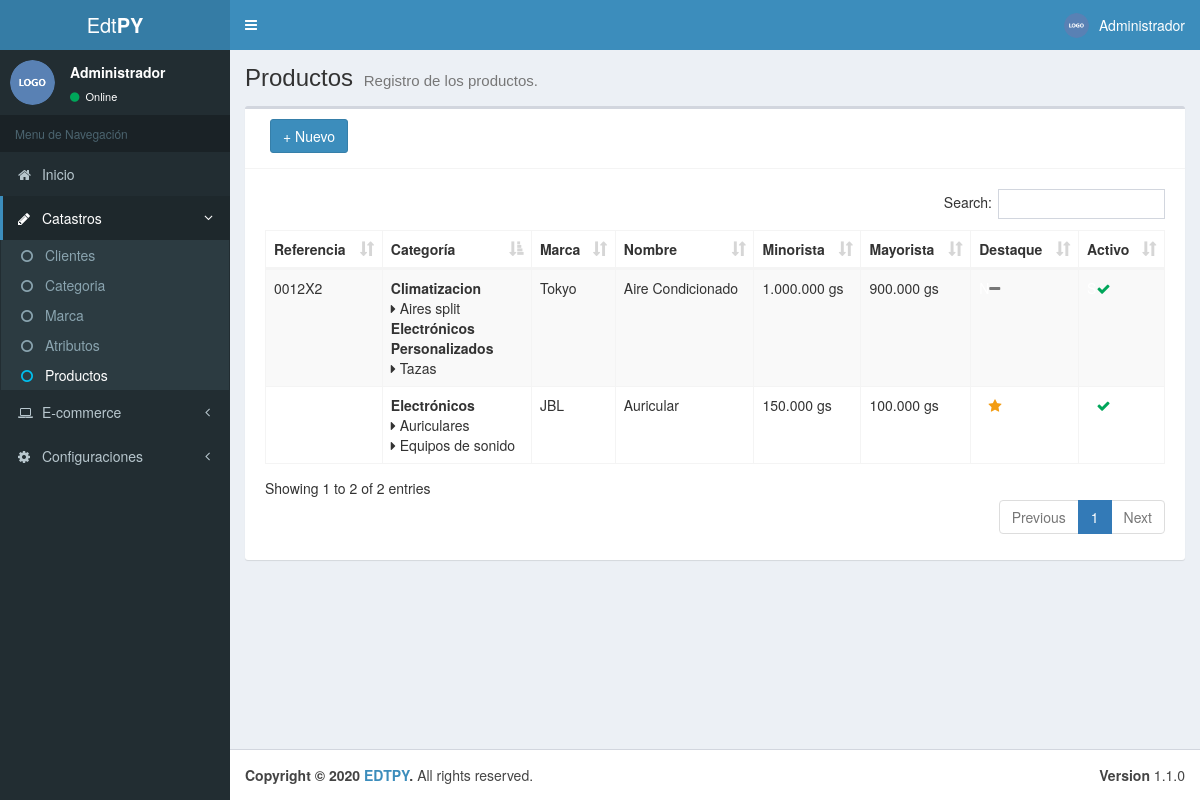
Page /admin/producto.php (signed in) on the committed database.
### tables this page shows
CREATE TABLE IF NOT EXISTS `tb_producto` (
  `id` int(20) NOT NULL AUTO_INCREMENT,
  `referencia` varchar(20) DEFAULT NULL,
  `nombre` varchar(80) NOT NULL,
  `descripcion` text NOT NULL,
  `valor_minorista` int(11) DEFAULT NULL,
  `valor_mayorista` int(11) DEFAULT NULL,
  `id_marca` int(11) NOT NULL,
  `destaque` tinyint(1) NOT NULL,
  `activo` tinyint(1) NOT NULL,
  PRIMARY KEY (`id`)
);

CREATE TABLE IF NOT EXISTS `tb_producto_categoria` (
  `id_producto` int(11) NOT NULL,
  `id_categoria` int(11) NOT NULL,
  PRIMARY KEY (`id_producto`,`id_categoria`)
);

CREATE TABLE IF NOT EXISTS `tb_categoria` (
  `id` int(11) NOT NULL AUTO_INCREMENT,
  `nombre` varchar(80) NOT NULL,
  `id_padre` int(11) DEFAULT NULL,
  `menu` tinyint(1) NOT NULL,
  `activo` tinyint(1) NOT NULL,
  PRIMARY KEY (`id`)
);

CREATE TABLE IF NOT EXISTS `tb_marca` (
  `id` int(11) NOT NULL AUTO_INCREMENT,
  `nombre` varchar(80) NOT NULL,
  `url` varchar(80) DEFAULT NULL,
  `activo` tinyint(1) NOT NULL,
  PRIMARY KEY (`id`)
);

### admin/mods/server/producto.php (called while the page is built, shortened)
<?php
	function getAllProductos () {
		$connection = conn();
		$sql = "SELECT tb_producto.*, tb_marca.nombre AS marca FROM tb_producto LEFT JOIN tb_marca ON tb_producto.id_marca = tb_marca.id ORDER BY id ASC";
		$query = $connection->prepare($sql);
		$query->execute();
		if ($query->rowCount() > 0) {
			$result= $query->fetchAll();
		} else {
			$result = null;
		}
		return $result;
	}
?>

### admin/mods/objs/producto.php (called while the page is built, shortened)
<?php
	include_once "mods/server/producto.php";
    include_once "mods/server/categoria.php";
	$productos = getAllProductos();
?>

### admin/mods/server/categoria.php (called while the page is built, shortened)
<?php
	function getProdCategorias ($producto) {
		$connection = conn();
		$sql = "SELECT * FROM tb_producto_categoria LEFT JOIN tb_categoria ON tb_producto_categoria.id_categoria = tb_categoria.id WHERE tb_categoria.id_padre IS NULL AND tb_producto_categoria.id_producto = '$producto' ORDER BY nombre ASC";
		$query = $connection->prepare($sql);
		$query->execute();
		if ($query->rowCount() > 0) {
			$result= $query->fetchAll();
		} else {
			$result = null;
		}
		return $result;
	}
	function getProdSubCategorias ($categoria, $producto) {
		$connection = conn();
		$sql = "SELECT * FROM tb_producto_categoria LEFT JOIN tb_categoria ON tb_producto_categoria.id_categoria = tb_categoria.id WHERE tb_categoria.id_padre = '$categoria' AND tb_producto_categoria.id_producto = '$producto' ORDER BY nombre ASC";
		$query = $connection->prepare($sql);
		$query->execute();
		if ($query->rowCount() > 0) {
			$result= $query->fetchAll();
		} else {
			$result = null;
		}
		return $result;
	}
?>

### admin/producto.php (the view, shortened to what this page needs)
<!DOCTYPE html>
<html>
<head>
	<?php include 'includes/head.php'; ?>
</head>
<body class="hold-transition skin-blue sidebar-mini">
	<div class="wrapper">
		<?php include 'includes/header.php'; ?>
		<?php include 'includes/aside.php'; ?>
		<?php include_once "mods/objs/producto.php";?>
		<div class="content-wrapper">
			<section class="content-header">
				<h1>
					Productos
					<small>Registro de los productos.</small>
				</h1>
			</section>
			<section class="content">
				<div class="box">
					<div class="box-header with-border">
						<div class="col-md-3 pull-left">
							<button id="btnAdd" type="button" class="btn btn-primary" data-toggle="modal" data-target="#AddModal" style="margin-bottom: 5px;">+ Nuevo</button>
						</div>
					</div>
					<div class="box-body">
						<div class="box-body table-responsive">
							<table class="table table-striped table-bordered display nowra" id="tabladatos">
							<thead>
								<tr>
									<th>Referencia</th>
									<th>Categoría</th>
									<th>Marca</th>
									<th>Nombre</th>
									<th>Minorista</th>
									<th>Mayorista</th>
									<th>Destaque</th>
									<th>Activo</th>
								</tr>
							</thead>
							<tbody>
								<?php
									if ($productos != null) {
										foreach ($productos as $row) {
								?>
								<tr onclick="window.location.href = 'producto_detalle.php?producto=<?php echo $row['id'];?>';">
									<td><?php echo $row['referencia'];?></td>
									<td>
									<?php
										$categoriasprod = getProdCategorias($row['id']);
										foreach ($categoriasprod as $categoria) {
											echo '<b>'.$categoria['nombre'].'</b><br>';
											$subcategoriasprod = getProdSubCategorias($categoria['id'], $row['id']);
											if ($subcategoriasprod != null) {
												foreach ($subcategoriasprod as $subcategoria) {
													echo '<i class="fa fa-caret-right"></i> '.$subcategoria['nombre'].'<br>';
												}
											}
										}
									?>
									</td>
									<td><?php echo $row['marca'];?></td>
									<td><?php echo $row['nombre'];?></td>
									<td>
									<?php
										$minorista = "";
										if ($row['valor_minorista'] > 0) {
											$minorista = number_format($row['valor_minorista'], 0, ',', '.')." gs";
										} else {
											$minorista = "Sob consulta ";
										}
										echo $minorista;
									?>
									</td>
									<td>
									<?php
										$mayorista = "";
										if ($row['valor_mayorista'] > 0) {
											$mayorista = number_format($row['valor_mayorista'], 0, ',', '.')." gs";
										} else {
											$mayorista = "Sob consulta ";
										}
										echo $mayorista;
									?>
									</td>
									<td>
									<?php
										if ($row['destaque'] == 1) {
											echo '<span style="color: white">S</span><i class="fa fa-star text-warning"></i>';
										} else {
											echo '<span style="color: white">N</span><i class="fa fa-minus text-muted"></i>';
										}
									?>
									</td>
									<td>
									<?php
										if ($row['activo'] == 1) {
											echo '<span style="color: white">S</span><i class="fa fa-check text-success"></i>';
										} else {
											echo '<span style="color: white">N</span><i class="fa fa-close text-danger"></i>';
										}
									?>
									</td>
								</tr>
								<?php }}?>
							</tbody>
							</table>
						</div>
					</div>
				</div>
			</section>
		</div>
		<?php include "includes/footer.php"; ?>
	</div>
</body>
</html>

### admin/css/estilos.css (style rules this page uses)
.text-success { color: #00a65a; }
.text-warning { color: #f39c12; }

### rows in the picture
tb_producto: referencia "0012X2", id_marca.nombre "Tokyo", nombre "Aire Condicionado", valor_minorista "1.000.000 gs", valor_mayorista "900.000 gs", destaque "N", activo 1 (drawn)
tb_producto_categoria: id_categoria.nombre "Climatizacion"
tb_producto_categoria: id_categoria.nombre "Aires split"
tb_producto_categoria: id_categoria.nombre "Electrónicos"
tb_producto_categoria: id_categoria.nombre "Personalizados"
tb_producto_categoria: id_categoria.nombre "Tazas"
tb_producto: id_marca.nombre "JBL", nombre "Auricular", valor_minorista "150.000 gs", valor_mayorista "100.000 gs", destaque 1 (drawn), activo 1 (drawn)
tb_producto_categoria: id_categoria.nombre "Electrónicos"
tb_producto_categoria: id_categoria.nombre "Auriculares"
tb_producto_categoria: id_categoria.nombre "Equipos de sonido"

### other values in the picture
$_SESSION['empresa-menu'] "Edt PY"
$_SESSION['nome_usuario'] "Administrador"
$_SESSION['empresa'] "EDTPY"
